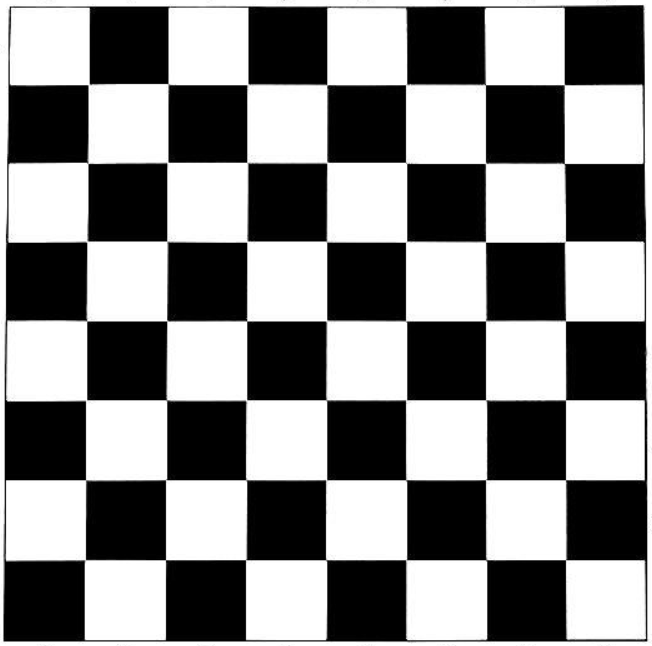
#> input picture py_chessboard/chess_board.png, 652 x 646 px
$ python chess_test.py
#> lines starting #> are read from the running program, lines starting #| are printed output that depends on the picture; after the words box and inside, x2 and y2 are one past the last pixel; in counts of white or black regions, pixels touching at a corner belong together

# coding=utf-8
import cv2
import numpy as np
img=cv2.imread('chess_board.png')
#> img is the input picture: shape (646, 652, 3); min 0, max 255, mean 132.6
gray=cv2.cvtColor(img,cv2.COLOR_BGR2GRAY)
gray=np.float32(gray)

dst=cv2.cornerHarris(gray,2,3,0.04)
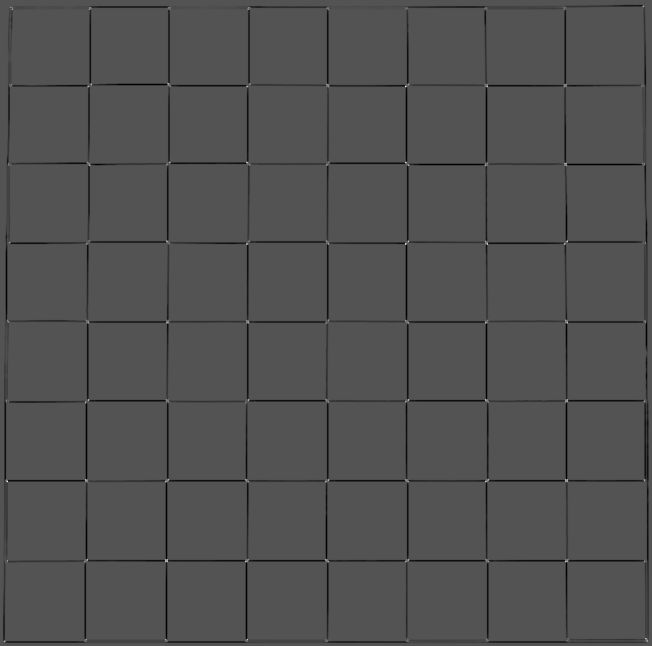
#> dst: shape (646, 652) float32; min -110002336, max 225436272, mean -3015905.5; drawn with min black and max white
dst=cv2.dilate(dst,None)
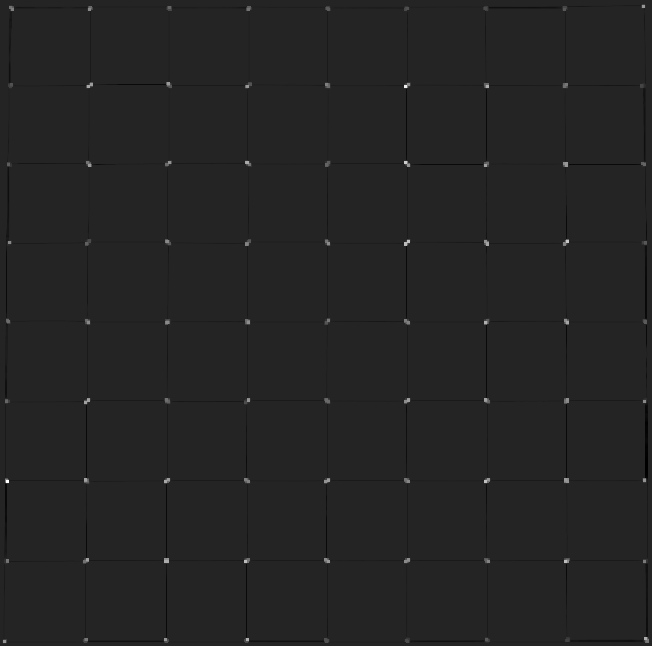
#> dst: shape (646, 652) float32; min -37518076, max 225436272, mean 34990; drawn with min black and max white

tmp = dst>0.01*dst.max()
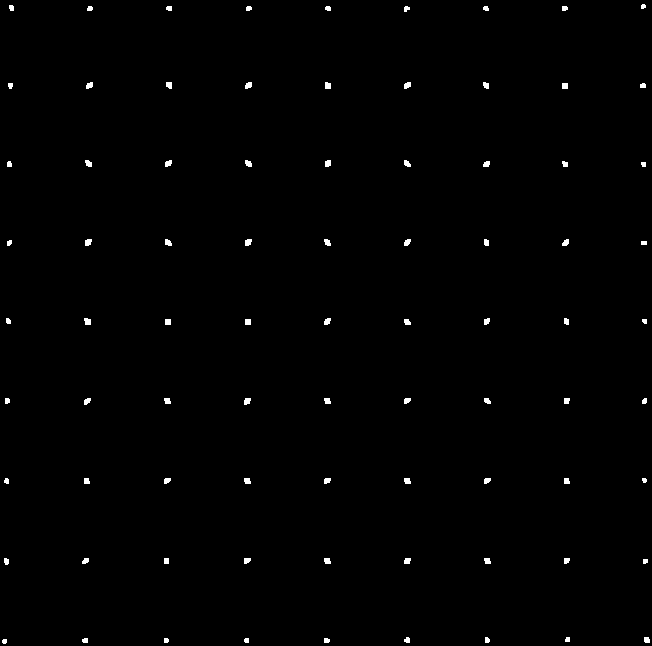
#> tmp: shape (646, 652) bool; 0.61% white; 81 white regions, largest, box (x1, y1, x2, y2) and area: (84, 318, 91, 325) 42, (85, 239, 92, 246) 41, (245, 239, 252, 246) 41
n = 0
for y in range (tmp.shape[0]):
    for x in range (tmp.shape[1]):
        if tmp[y][x] == True:
            print (x, y)
            n = n+1
#> after the loop, n = 2577
print (dst.shape)
print (n)

img[dst>0.01*dst.max()]=[0,0,255]
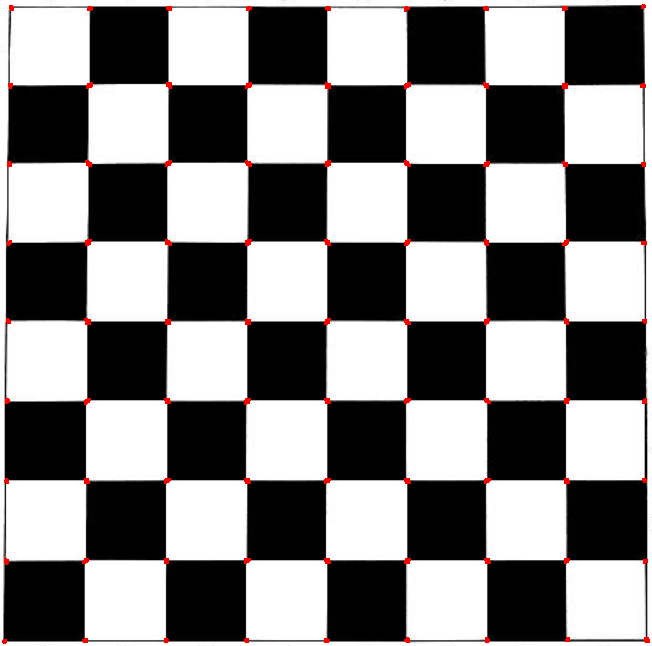
#> img: shape (646, 652, 3); 0.61% of pixels changed, all inside (x1, y1, x2, y2) = (2, 4, 650, 644)

###--------------------------------------------------------------------------------###
ret, dst = cv2.threshold(dst,0.01*dst.max(),255,0)
#> ret = 2254362.7
dst = np.uint8(dst)

#找到重心
ret, labels, stats, centroids = cv2.connectedComponentsWithStats(dst)
#> labels: shape (646, 652) int32; 82 distinct labels, from 0 to 81
#> ret = 82; stats = 82 rows, first 6: [0, 0, 652, 646, 418615], [9, 5, 5, 6, 27], [641, 4, 5, 5, 21], [87, 6, 6, 5, 26], [166, 6, 6, 5, 27], [246, 6, 6, 5, 26]; centroids = 82 pairs, first value 4.09 to 646.4, second value 6 to 640.9

#定义迭代次数
criteria = (cv2.TERM_CRITERIA_EPS + cv2.TERM_CRITERIA_MAX_ITER, 100, 0.001)
corners = cv2.cornerSubPix(gray,np.float32(centroids),(5,5),(-1,-1),criteria)
#> corners = 82 pairs, first value 3.15 to 646.5, second value 4.78 to 640.9
#返回角点
#绘制
print (len(centroids))
print (len(corners))
for i in range(len(corners)):
    print (i, "===>", corners[i][0], corners[i][1])
#> this loop made 82 passes

res = np.hstack((centroids,corners))
#> res = 82 rows, first 6: [325.5, 322.5, 326.5, 320.7], [11.07, 7.44, 10.05, 6.33], [642.9, 6, 643.1, 4.78], [89.5, 8.12, 89.01, 6.31], [168.7, 7.93, 168.5, 6.29], [248.3, 8, 247.7, 6.33]
res = np.int0(res)
#> res = 82 rows, first 6: [325, 322, 326, 320], [11, 7, 10, 6], [642, 6, 643, 4], [89, 8, 89, 6], [168, 7, 168, 6], [248, 8, 247, 6]
img[res[:,1],res[:,0]]=[0,0,255]
img[res[:,3],res[:,2]] = [0,255,0]
#> img: shape (646, 652, 3); 0.02% of pixels changed, all inside (x1, y1, x2, y2) = (3, 4, 647, 641)

cv2.imwrite('subpixel5.png',img)
###--------------------------------------------------------------------------------###

cv2.imshow('dst',img)
if cv2.waitKey(0) & 0xff==27:
#> (key Esc is pressed here)
    cv2.destroyAllWindows()
